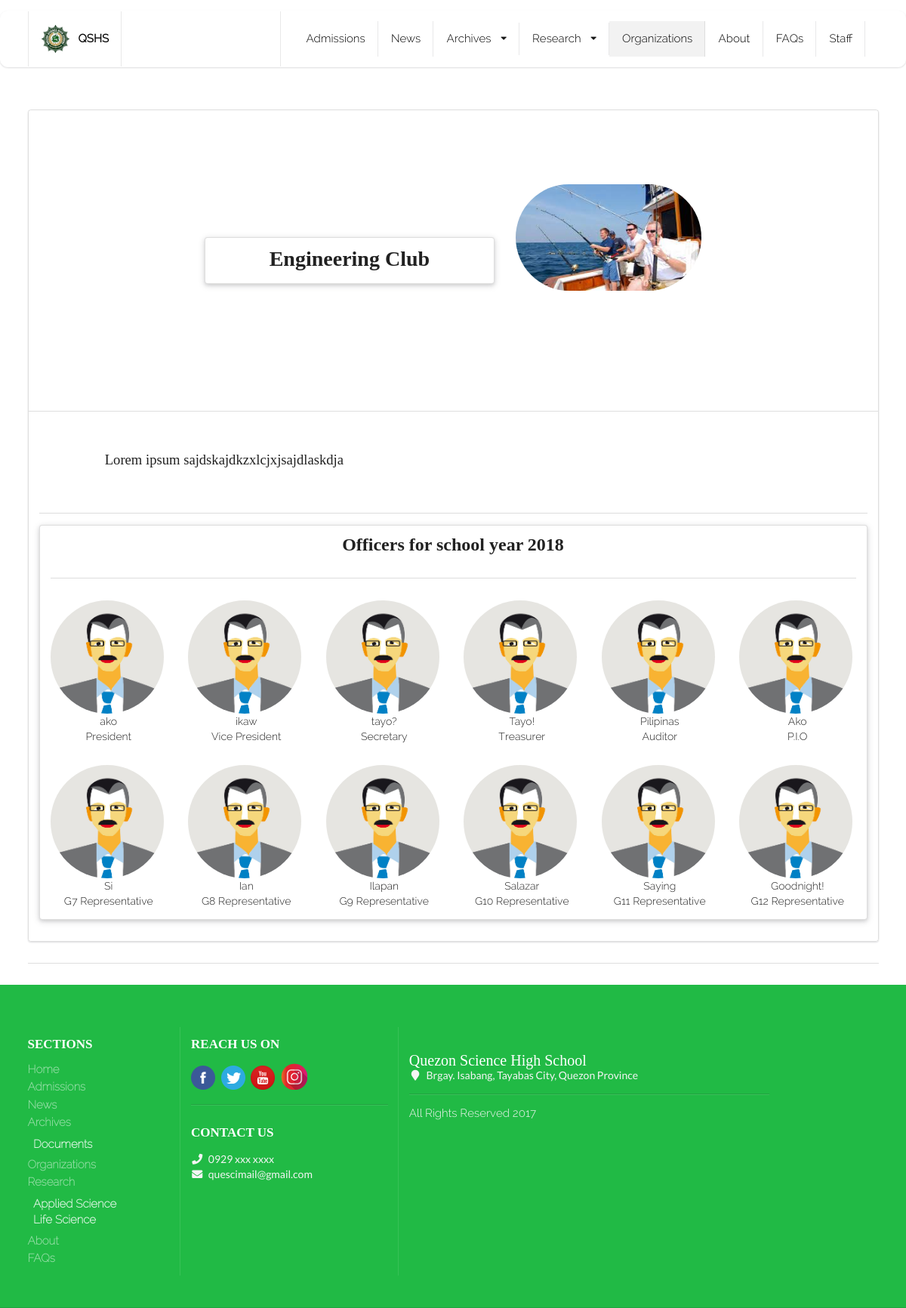
Screenshot of /organizations/details/2 with the database file from the repository.
### staff/models.py (models this page shows, shortened)
class Organization(models.Model):
    LEVEL = (
        ("Main", "Main"),
        ("Core Subject", "Core Subject"),
        ("Social Science", "Social Science"),
        ("Music and Arts", "Music and Arts"),
    )
    name = models.CharField(max_length=100)
    category = models.CharField(choices=LEVEL, max_length=50, blank=True, null=True)
    logo = models.ImageField(upload_to="organization/{}/logo".format(name), null=True)
    acronym = models.CharField(max_length=10)
    description = models.TextField(max_length=5000)

class OrganizationOfficer(models.Model):
    organization = models.ForeignKey(Organization, related_name="officers", on_delete=models.CASCADE)
    SY_CHOICES = [
        (x,x) for x in range(timezone.now().year-1, timezone.now().year+1)
    ]
    school_year = models.PositiveIntegerField(validators=[
        MinValueValidator(2018),
        MaxValueValidator(timezone.now().year)
        ], choices=SY_CHOICES,
    )
    adviser = models.CharField(max_length=100)
    president = models.CharField(max_length=100)
    vice_president = models.CharField(max_length=100)
    secretary = models.CharField(max_length=100)
    treasurer = models.CharField(max_length=100)
    auditor = models.CharField(max_length=100)
    pio = models.CharField(max_length=100)
    g7_rep = models.CharField(max_length=100)
    g8_rep = models.CharField(max_length=100)
    g9_rep = models.CharField(max_length=100)
    g10_rep = models.CharField(max_length=100)
    g11_rep = models.CharField(max_length=100)
    g12_rep = models.CharField(max_length=100)
    adviser_picture = models.ImageField(upload_to="organiation/" + str(organization.name).lower() + "/profiles", null=True, blank=True)
    pres_picture = models.ImageField(upload_to="organization/" + str(organization.name).lower() + "/profiles", null=True, blank=True)
    vp_picture = models.ImageField(upload_to="organization/" + str(organization.name).lower() + "/profiles", null=True, blank=True)
    sec_picture = models.ImageField(upload_to="organization/" + str(organization.name).lower() + "/profiles", null=True, blank=True)
    tres_picture = models.ImageField(upload_to="organization/" + str(organization.name).lower() + "/profiles", null=True, blank=True)
    aud_picture = models.ImageField(upload_to="organization/" + str(organization.name) + "/profiles", null=True, blank=True)
    pio_picture = models.ImageField(upload_to="organization/" + str(organization.name) + "/profiles", null=True, blank=True)
    g7_picture = models.ImageField(upload_to="organization/" + str(organization.name) + "/profiles", null=True, blank=True)
    g8_picture = models.ImageField(upload_to="organization/" + str(organization.name) + "/profiles", null=True, blank=True)
    g9_picture = models.ImageField(upload_to="organization/" + str(organization.name) + "/profiles", null=True, blank=True)
    g10_picture = models.ImageField(upload_to="organization/" + str(organization.name) + "/profiles", null=True, blank=True)
    g11_picture = models.ImageField(upload_to="organization/" + str(organization.name) + "/profiles", null=True, blank=True)
    g12_picture = models.ImageField(upload_to="organization/" + str(organization.name) + "/profiles", null=True, blank=True)
    @property
    def is_present(self):
        if self.school_year > timezone.now().year:
            return False
        else:
            return True

### main/views.py (the view)
# urls.py: path('organizations/details/<int:pk>', views.OrganizationDetailView.as_view(), name="organization_details"),
class OrganizationDetailView(DetailView):
    template_name = 'main/orgs_detail.html'
    model = Organization
    context_object_name = "organization"
    pk_url_kwarg = "pk"

### templates/main/orgs_detail.html (shortened to what this page needs)
{% extends 'base_2.html' %}
{% load staticfiles %}
{% block org %}
  active
{% endblock %}
{% block main_content %}
  <div class="ui container vertical stripe segment">
    <div class="ui segments">
        <div class="ui segment" id="banner">
          <div class="ui middle indent centered stackable grid">
            <div class="row">
              <div class="ui six wide column">
                <div class="ui raised center aligned segment">
                  <h3 class="ui header">{{ object.name }}</h3>
                </div>
              </div>
              <div class="ui four wide column">
                <img src="{{ object.logo.url }}" alt="" class="ui medium circular image">
              </div>
            </div>
          </div>
        </div>
        <div class="ui center aligned segment">
          <p class="ui description">
            {{ object.description|safe|linebreaksbr }}
          </p>
          <div class="ui divider">
          </div>
          <div class="ui six column grid raised segment"  id="officer-avatars">
            {% for officer in organization.officers.all %}
              {% if officer.is_present %}
              <div class="row">
                <div class="centered sixteen wide column">
                    <h2 class="ui header">Officers for school year {{ officer.school_year }}</h2>
                </div>
              </div>
              <div class="ui divider">
              </div>
            <div class="row">
              <div class="column">
                <img src="{% if not officer.pres_picture %} {% static 'img/avatar/tom.jpg' %} {% else %} {{ officer.pres_picture.url }} {% endif %}" alt="President" class="ui small circular image">
                <div class="description">
                  {{ officer.president }} <br />President
                </div>
              </div>
              <div class="column">
                <img src="{% if not officer.vp_picture %} {% static 'img/avatar/tom.jpg' %} {% else %} {{ officer.vp_picture.url }} {% endif %}" alt="Vice President" class="ui small circular image">
                <div class="description">
                  {{ officer.vice_president }} <br />Vice President
                </div>
              </div>
              <div class="column">
                <img src="{% if not officer.sec_picture %} {% static 'img/avatar/tom.jpg' %} {% else %} {{ officer.sec_picture.url }} {% endif %}" alt="Secretary" class="ui small circular image">
                <div class="description">
                  {{ officer.secretary }} <br />Secretary
                </div>
              </div>
              <div class="column">
                <img src="{% if not officer.tres_picture %} {% static 'img/avatar/tom.jpg' %} {% else %} {{ officer.tres_picture.url }} {% endif %}" alt="Treasurer" class="ui small circular image">
                <div class="description">
                  {{ officer.treasurer }} <br />Treasurer
                </div>
              </div>
              <div class="column">
                <img src="{% if not officer.aud_picture %} {% static 'img/avatar/tom.jpg' %} {% else %} {{ officer.aud_picture.url }} {% endif %}" alt="Auditor" class="ui small circular image">
                <div class="description">
                  {{ officer.auditor }} <br />Auditor
                </div>
              </div>
              <div class="column">
                <img src="{% if not officer.pio_picture %} {% static 'img/avatar/tom.jpg' %} {% else %} {{ officer.pio_picture.url }} {% endif %}" alt="P.I.O" class="ui small circular image">
                <div class="description">
                  {{ officer.pio }} <br />P.I.O
                </div>
              </div>
            </div>
            <div class="row">
              <div class="column">
                <img src="{% if not officer.g7_picture %} {% static 'img/avatar/tom.jpg' %} {% else %} {{ officer.g7_picture.url }} {% endif %}" alt="G7 Representative" class="ui small circular image">
                <div class="description">
                  {{ officer.g7_rep }} <br />G7 Representative
                </div>
              </div>
              <div class="column">
                <img src="{% if not officer.g8_picture %} {% static 'img/avatar/tom.jpg' %} {% else %} {{ officer.g8_picture.url }} {% endif %}" alt="G8 Representative" class="ui small circular image">
                <div class="description">
                  {{ officer.g8_rep }} <br />G8 Representative
                </div>
              </div>
              <div class="column">
                <img src="{% if not officer.g9_picture %} {% static 'img/avatar/tom.jpg' %} {% else %} {{ officer.g9_picture.url }} {% endif %}" alt="G9 Representative" class="ui small circular image">
                <div class="description">
                  {{ officer.g9_rep }} <br />G9 Representative
                </div>
              </div>
              <div class="column">
                <img src="{% if not officer.g10_picture %} {% static 'img/avatar/tom.jpg' %} {% else %} {{ officer.g10_picture.url }} {% endif %}" alt="G10 Representative" class="ui small circular image">
                <div class="description">
                  {{ officer.g10_rep }} <br />G10 Representative
                </div>
              </div>
              <div class="column">
                <img src="{% if not officer.g11_picture %} {% static 'img/avatar/tom.jpg' %} {% else %} {{ officer.g11_picture.url }} {% endif %}" alt="G11 Representative" class="ui small circular image">
                <div class="description">
                  {{ officer.g11_rep }} <br />G11 Representative
                </div>
              </div>
              <div class="column">
                <img src="{% if not officer.g12_picture %} {% static 'img/avatar/tom.jpg' %} {% else %} {{ officer.g12_picture.url }} {% endif %}" alt="G12 Representative" class="ui small circular image">
                <div class="description">
                  {{ officer.g12_rep }} <br />G12 Representative
                </div>
              </div>
            </div>
          {% else %}
          <div class="row">
            <div class="column">
              <h3 class="ui header">No officers yet for this school year</h3>
            </div>
          </div>
          {% endif %}
          {% endfor %}
        </div>
    </div>
  </div>
</div>
{% endblock %}

### static/css/index.css (style rules this page uses)
.ui.header { font-family: Code Bold; }
.ui.vertical.stripe { margin: 2em 0em; padding: 2em 0em; }
.ui.vertical.stripe h3 { font-size: 2em; }
.ui.vertical.stripe .description { font-family: Raleway; }
.ui.vertical.stripe p { font-size: 1.33em; }

### rows the page displays
Organization: name "Engineering Club", logo (picture), description "Lorem ipsum sajdskajdkzxlcjxjsajdlaskdja"
OrganizationOfficer: school_year "2018", president "ako", vice_president "ikaw", secretary "tayo?", treasurer "Tayo!", auditor "Pilipinas", pio "Ako", g7_rep "Si", g8_rep "Ian", g9_rep "Ilapan", g10_rep "Salazar", g11_rep "Saying", g12_rep "Goodnight!"
